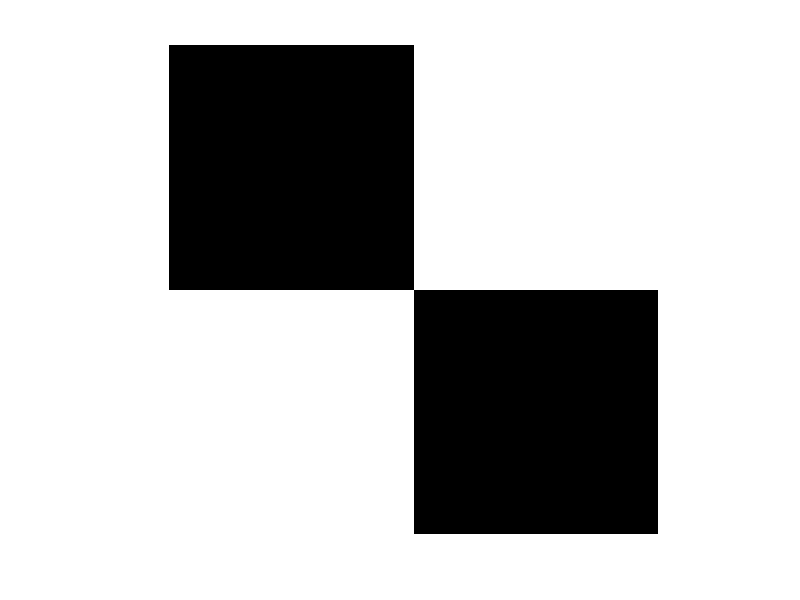

This figure's MATLAB source: (Note: this script raises an error after producing the figure.)
% Devoir : �crire un script (ou une fonction) qui dessine un grand_damier semblable au petit_damier de 2*N x 2*M cases en utilisant le petit_damier et des boucles.


%  exemple de script du dernier cours 
nn = 50;                        % la largeur d'une case
e = zeros(nn/2, nn/2);          
petit_damier = ones(nn, nn);
petit_damier(1:nn/2, 1:nn/2) = e;
petit_damier(nn/2+1:nn, nn/2+1:nn) = e;
figure, imshow(petit_damier)
% figure, imagesc(petit_damier,[0 1]),colormap(gray),axis('square')

    

% voir fonctions en bas au complet (functions should be defined at the end
% of a script).
% % % % % % % % % % % % % % % % % % % % % % % %
% % % % % % % % % % % % % % % % % % % % % % % % 


figure, imshow(fabriquer_grand_damier(100, 4, 4))
% figure, imshow(1-fabriquer_grand_damier(256/(4*3), 4, 4))
% figure,imagesc(fabriquer_grand_damier(256/(4*2), 4, 4),[0 1]),colormap(gray),axis('square')



%% % % % % % 























%% autre solution (paresseuse) 1 :
la_moitie = 10;
m_rangees = 10;
n_colonnes = 10;
grand_damier = repmat(fabriquer_petit_damier(la_moitie), m_rangees, n_colonnes);
%% autre solution (sophistique, mais un peu overkill) 2 :
la_moitie = 10;
nb_repetition = 5;
gradient=mod(0 : nb_repetition * 2 * la_moitie - 1, 2*la_moitie);
logic_gradient=(gradient < la_moitie);
lignes_x=repmat(logic_gradient, nb_repetition * 2 * la_moitie, 1);
lignes_y=lignes_x';
grand_damier = xor(lignes_x, lignes_y);
%% sauvegarder une image
grand_damier1 = fabriquer_grand_damier(256/8, 4, 4);
figure, imshow(grand_damier1)

imwrite(grand_damier1, 'damier.png', 'png')
grand_damier2 = imread('damier.png');
figure, imshow(grand_damier2)
%% il existe aussi d'autres alternatives interessantes pour sauvgarder vos *figures*.
figure, imagesc(grand_damier2),colormap(gray),axis('square'),title('mon premier damier')
saveas(gcf, 'output.png')

grand_damier2 = imread('output.png');
figure, imshow(grand_damier2)


%%
% uint8 vs. double entre 0 et 1...
min(grand_damier1(:)), max(grand_damier1(:))
min(grand_damier2(:)), max(grand_damier2(:))

num_grade=200;
% rampe de luminance
rampe = repmat(0:1/(num_grade-1):1, num_grade, 1);
figure, imshow(rampe)
imwrite(rampe, 'rampe.tif', 'tif')
rampe2 = imread('rampe.tif');
figure, imshow(rampe2)
numel(unique(rampe(:)))
numel(unique(rampe2(:)))
figure, plot(rampe(1,1:100), 255*rampe(1,1:100), 'k', rampe(1,1:100), rampe2(1,1:100), 'r')

rampe3 = uint8(255*rampe); % meme tranformation

%% existe donc plusieurs façon de storer des variables, dependament de la precision (ou de l'espace qu'on a..) dont on a besoin.

% double = 8 bytes (64 bits). single = 4 bytes (32 bits). uint8 = 1 bytes,  (8 bits)





%% % % % % % Devoir 2 % % % % :

% Le grand_damier varie presentement entre 0 (case noires) et 1
% (cases blanches);  faire varier les valeures entre p et q (avec p < q).
% Avec le format de votre choix (double, single, uint8). Vous devrez
% sauvegarder l'image resultante.

%% FUNCTIONS (TJRS A LA FIN DU SCRIPT)
function petit_damier = fabriquer_petit_damier(la_moitie)
% petit_damier = fabriquer_petit_damier(la_moitie)
% Fabrique un petit damier de 2 par 2 cases.
% Frederic Gosselin, 16/01/2003

petit_damier = ones(2 * la_moitie, 2 * la_moitie);
petit_damier(1 : la_moitie, 1 : la_moitie) = 0;
petit_damier(la_moitie + 1 : 2 * la_moitie, la_moitie + 1 : 2 * la_moitie) = 0;
end
% % % % % % % % % % % % % % % % % % % % % % % %
% % % % % % % % % % % % % % % % % % % % % % % % 


% % % % % % % % % % % % % % % % % % % % % % % % 
% % % % % % % % % % % % % % % % % % % % % % % % 
function grand_damier = fabriquer_grand_damier(la_moitie, m_rangees, n_colonnes)
% grand_damier = fabriquer_grand_damier(la_moitie, nb_repetition)
% Fabrique un damier de 2*m_rangees par 2*n_colonnes cases.
% Utilise la fonction fabriquer_petit_damier.
% Frederic Gosselin, 16/01/2003

% fabrique petit damier, i.e.le "cycle"
petit_damier = fabriquer_petit_damier(la_moitie);

% repete le petit damier
grand_damier = zeros(m_rangees * 2 * la_moitie, n_colonnes * 2 * la_moitie);
for ii = 1:m_rangees
	for jj = 1:n_colonnes
		grand_damier(((ii - 1) * 2 * la_moitie + 1) : (ii * 2 * la_moitie), ((jj - 1) * 2 * la_moitie + 1) : (jj * 2 * la_moitie)) = petit_damier;
	end
end

end




dam1(50,1,1,0,1)
dam2(50,1,1,0,1)


function damier= dam2(nn,N,M,ss,ff); 

petit_damier=creation1(nn,ss,ff);
grand_damier = zeros(nn*N, nn*M); %le grand_damier sera de la grosseur qu'on veut * la grosseur du petit damier
for col = 0:N-1  %loop verticale
    for rang = 0:M-1   %loop horizontale
        grand_damier((nn*col)+1:nn*(col+1),(nn*rang)+1:nn*(rang+1))= petit_damier; %damier (Y up :Y down, X Left: X Right)
        %on ajoute un petit_damier au coordonée
        %nn*(col/rang)+1:nn*(col/rang)+1. le +1 est pour eviter les 0 et le
        %chevauchement
    end
end

imwrite(grand_damier, 'damier.png', 'png')
grand_damier2 = imread('damier.png');
figure, imshow(grand_damier2);
end


function petit_damier=creation1(nn,ss,ff)
% le dégradé est déja mis dans cette function
e = zeros(nn/2, nn/2); 
rampe = repmat(ss:(ff-ss)/(nn/2-1):ff, nn/2, 1); %(start: largeur: fin, hauteur)%pour garder la forme de carré, c'est fin-debut/largeur/2-1 %(start: largeur: fin, hauteur)%pour garder la forme de carré, c'est fin-debut/largeur/2-1
petit_damier = ones(nn, nn);
petit_damier(1:nn/2, 1:nn/2) = e;
petit_damier(nn/2+1:nn, nn/2+1:nn);
petit_damier(nn/2+1:nn, 1:nn/2) = rampe;
petit_damier(1:nn/2, nn/2+2:nn) = rampe;
end


figure,imshow(dam1)

